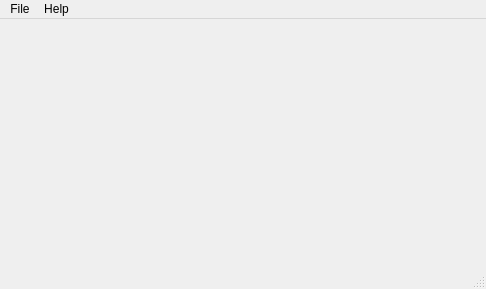
<?xml version="1.0" encoding="UTF-8"?>
<ui version="4.0">
 <class>MainWindow</class>
 <widget class="QMainWindow" name="MainWindow">
  <property name="geometry">
   <rect>
    <x>0</x>
    <y>0</y>
    <width>486</width>
    <height>289</height>
   </rect>
  </property>
  <property name="windowTitle">
   <string>MainWindow</string>
  </property>
  <widget class="QWidget" name="centralwidget">
   <layout class="QVBoxLayout" name="verticalLayout"/>
  </widget>
  <widget class="QMenuBar" name="menubar">
   <property name="geometry">
    <rect>
     <x>0</x>
     <y>0</y>
     <width>486</width>
     <height>23</height>
    </rect>
   </property>
   <widget class="QMenu" name="menuFile">
    <property name="title">
     <string>File</string>
    </property>
    <addaction name="actionNew"/>
    <addaction name="actionOpen"/>
    <addaction name="actionSave"/>
    <addaction name="actionSave_As"/>
    <addaction name="separator"/>
    <addaction name="actionQuit"/>
   </widget>
   <widget class="QMenu" name="menuHelp">
    <property name="title">
     <string>Help</string>
    </property>
    <addaction name="actionAbout"/>
   </widget>
   <addaction name="menuFile"/>
   <addaction name="menuHelp"/>
  </widget>
  <widget class="QStatusBar" name="statusbar"/>
  <action name="actionNew">
   <property name="text">
    <string>New</string>
   </property>
   <property name="toolTip">
    <string>New window</string>
   </property>
  </action>
  <action name="actionOpen">
   <property name="text">
    <string>Open</string>
   </property>
  </action>
  <action name="actionSave">
   <property name="text">
    <string>Save</string>
   </property>
  </action>
  <action name="actionSave_As">
   <property name="text">
    <string>Save As</string>
   </property>
  </action>
  <action name="actionQuit">
   <property name="text">
    <string>Quit</string>
   </property>
  </action>
  <action name="actionAbout">
   <property name="text">
    <string>About</string>
   </property>
  </action>
 </widget>
 <resources/>
 <connections/>
</ui>
